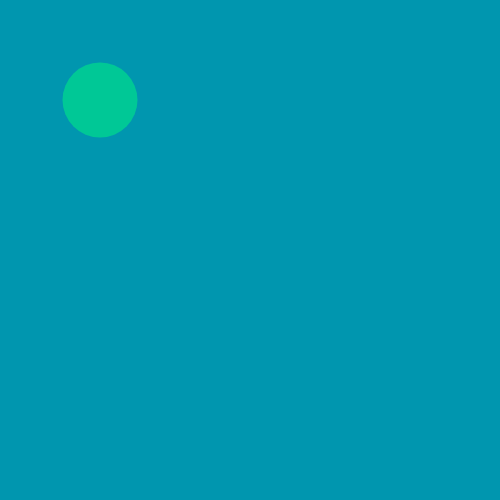
Frame 1 (no input)
Frame 60 (no input): identical to frame 1, image omitted
Frame 120 (the mouse pressed at the canvas centre since frame 60): identical to frame 1, image omitted

The p5.js sketch that drew this single still picture (run headless with seeded random() and noise() and a simulated clock; from frame 60 on, the mouse is pressed at the canvas centre):

// p5.js sketch
// ── sketch.js

let posx = 100
let posy = 100
let csize = 10

function setup() {
  createCanvas(500,500);
  background(0,150,175);
}

function draw() {
background(0,150,175);
noStroke(0)
fill(0,200,150)
circle(100,100,75)
 fill(0,255,100)
if (mouseX > 250){
  rect(250,0,250,500)
}

  }
// ── dennystwitter.html
<html>


<body> 
  <body style="background-color:palegoldenrod;">
    <h1 style="text-align:center;font-family: verdana"> Denny's Tweets </h1>
    <p style="text-align:center;font-family: verdana"> Denny's is known for the breakfast foods and often participate in the current trends online. </p>
   
     <p style="text-align: center"><img src="dennys-tweet.png" alt="Denny's Tweet" width=50%>

    <p style="text-align: center"><img src="dennys-tweet2.png" alt="Denny's Tweet 2" width=50%>

     <p style="text-align: center"><img src="dennys-tweet3.png" alt="Denny's Tweet 3" width=50%>

     <p style="text-align: center"><img src="dennys-tweet4.png" alt="Denny's Tweet 4" width=50%>
// ── duolingo.html
<html>


<body> 
  <body style="background-color:greenyellow;">
    <h1 style="text-align:center;font-family: verdana"> Duolingo on the Internet</h1>
    <p style="text-align:center;font-family: verdana"> Duolingo is an app where you learn how to speak another language. The Duolingo TikTok is always up to date on the most current TikTok trends.</p>
   
    <p style="text-align: center"><iframe src="duolingo-video.mp4" width="50%" height="50%"></iframe>

    <iframe src="freeduo.mp4" width="50%" height="50%"></iframe>

     <iframe src="duo-chimes.mp4" width="50%" height="50%"></iframe>

      <iframe src="duo-stormi.mp4" width="50%" height="50%"></iframe>

       <iframe src="duo-bing-bong.mp4" width="50%" height="50%"></iframe>
// ── netflix.html
<html>


<body> 
  <body style="background-color:indianred;">
    <h1 style="text-align: center; color:white;font-family: verdana">Netflix Tweets</h1>

    <p style="text-align: center; color:white;font-family: verdana">Although the Netflix twitter is not known for their funny tweets, on occasion they participate in the current trends online.</p>

     <p style="text-align: center"><img src="netflix-tweet.png" alt="Netflix Tweet" width=50%>

      <p style="text-align: center"><img src="netflix-tweet2.png" alt="Netflix Tweet 2" width=50%>

       <p style="text-align: center"><img src="netflix-tweet3.png" alt="Netflix Tweet 3" width=50%>
// ── wendystwitter.html
<html>

<head> 
	<body style="background-color:darkred;">
	<h1 style="text-align:center; color:white;font-family: verdana">Wendy's Twitter</h1>
	
	<p style="color: white; text-align:center;font-family: verdana"> Wendy's is well known for their sassy tweets that always get people talking. On multiple occasions their tweets have gone viral.</p>

	 <p style="text-align: center"><img src="wendys-tweet.png" alt="Wendy's Tweet" width=600 height=503>

	 <p style="text-align: center"><img src="wendys-tweet2.png" alt="Wendy's Tweet 2" width=600 height=554>

	 <p style="text-align: center"><img src="wendys-tweet3.png" alt="Wendy's Tweet 3" width=500 height=218>
 
  <p style="text-align: center"><img src="wendys-tweet4.png" alt="Wendy's Tweet 4">

  	<p style="text-align: center"><img src="wendys-tweet5.png" alt="Wendy's Tweet 5">
